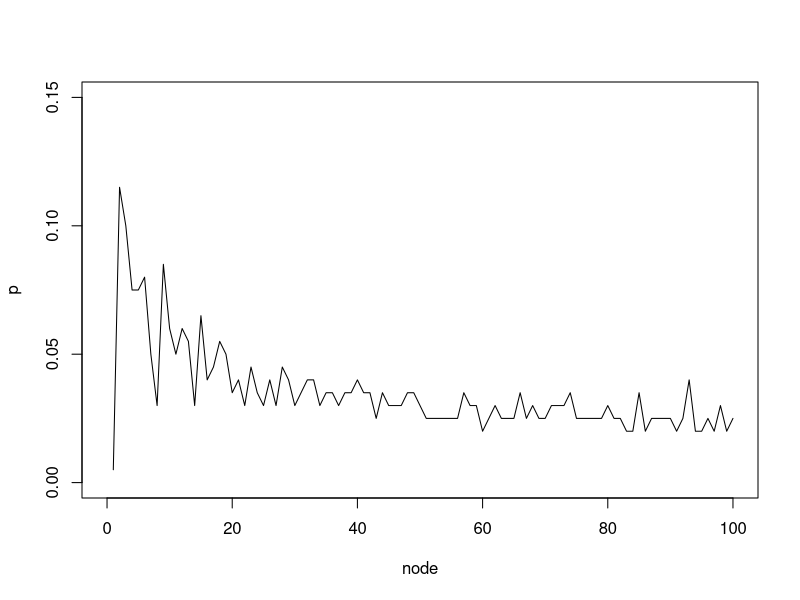

This chart was generated by the following R code:
library(igraph)
node <- c()
p <- c()

for(i in 1 : 100 )
{
  G1 = make_empty_graph(i)
  for(j in 1:200)
  {
    prob = j/200
    for(k in 1:(i-1))
    {                       
      for(l in (k+1):i)
      {
        cp = runif(1)
        if(cp <= prob)
        {
          G1 = G1 + edge(k,l)
        }
      }
    }
    if(is.connected(G1))
    {
      node <- c(node,i)
      p <- c(p,prob)
      break
    }
  }
}
plot(node, p , xlim =c(0,100) ,ylim=c(0,0.15),type="l")








